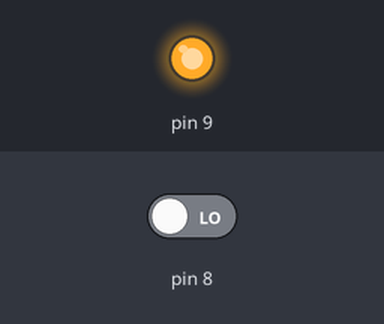
Simulated run of this sketch. Board: Arduino Uno, built with avr-gcc and run on an emulated ATmega328P. Parts: output pins drawn as LEDs (lit = HIGH). The inputs (shaded band) are chosen by the test bench; at power-on: pin 8 LOW. What the sketch prints to the serial monitor is not drawn.

Above: at 0.1 s.
Timing chart, 0 to 1.6 s (numbered marks = the images above):
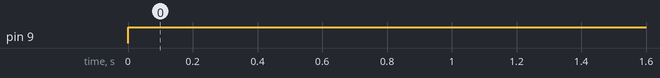

The sketch:

puedohacerlo.ino
```cpp
long distancia;
long tiempo;
void setup() {
  Serial.begin(9600);
  pinMode(9, OUTPUT); /*activación del pin 9 como salida: para el pulso ultrasónico*/
  pinMode(8, INPUT); /*activación del pin 8 como entrada: tiempo del rebote del ultrasonido*/
}

void loop() {
  digitalWrite(9, LOW); /* Por cuestión de estabilización del sensor*/
  delayMicroseconds(5);
  digitalWrite(9, HIGH); /* envío del pulso ultrasónico*/
  delayMicroseconds(10);
  tiempo = pulseIn(8, HIGH); /* Función para medir la longitud del pulso entrante. Mide el tiempo que transcurrido entre el envío
  del pulso ultrasónico y cuando el sensor recibe el rebote, es decir: desde que el pin 12 empieza a recibir el rebote, HIGH, hasta que
  deja de hacerlo, LOW, la longitud del pulso entrante*/
  distancia = int(0.017 * tiempo); /*fórmula para calcular la distancia obteniendo un valor entero*/
  /*Monitorización en centímetros por el monitor serial*/
  if (distancia >= 100)
  {
    distancia = 99;
  }
  if (distancia <= 10)
  {
    distancia = 10;
  }
  Serial.print(distancia);

  delay(1000);
}
```

Measured:
- by itself, pin 9: LOW → HIGH at 0.00 s
